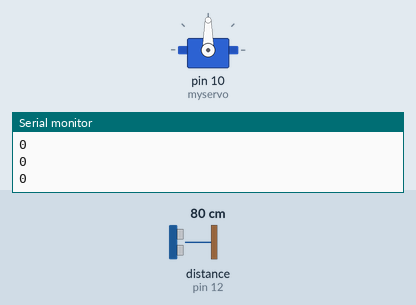
A sketch run on a simulated Arduino Uno, built with avr-gcc and run on an emulated ATmega328P. On the bench: servo, the last lines printed to the serial monitor. Wiring (inferred from the names in the program): ultrasonic range finder: trigger pin 11; echo pin 12. The test bench sets the inputs (shaded band); at power-on: distance to the obstacle (sensor on pin 12) 80 cm. The echo pulse lasts 58.3 µs per cm.

Above: at 1.2 s.
1.3 s: distance to the obstacle (sensor on pin 12) set to 5 cm
4.3 s: distance to the obstacle (sensor on pin 12) set to 2 cm
At 6.76 s:
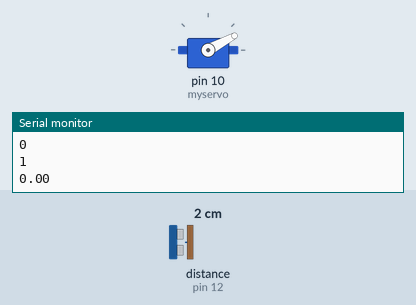
At 9.6 s:
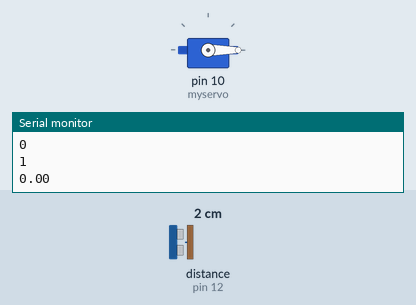
Timing chart, 0 to 11.1 s (numbered marks = the images above; inputs shaded):
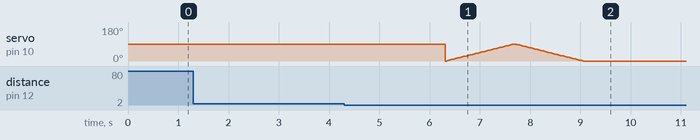

The sketch:

ultrasonic.ino
```cpp
/*
* Ultrasonic Sensor HC-SR04 and Arduino Tutorial
*
* by Dejan Nedelkovski,
* www.HowToMechatronics.com
*
*/

#include <Keypad.h>
#include <Servo.h>

const byte ROWS = 4;
const byte COLS = 4;

char hexaKeys[ROWS][COLS] = {
  {'1', '2', '3', 'A'},
  {'4', '5', '6', 'B'},
  {'7', '8', '9', 'C'},
  {'*', '0', '#', 'D'}
};

byte rowPins[ROWS] = {9, 8, 7, 6};
byte colPins[COLS] = {5, 4, 3, 2};

Keypad customKeypad = Keypad(makeKeymap(hexaKeys), rowPins, colPins, ROWS, COLS);

float seconds = 0;
float proximity = 2;

// defines pins numbers
const int trigPin = 11;
const int echoPin = 12;

// defines variables
long duration;
int distance;

Servo myservo;  // create servo object to control a servo
// twelve servo objects can be created on most boards

int pos = 0;    // variable to store the servo position

int PowerPin = 13;

void setup() {
  myservo.attach(10);  // attaches the servo on pin 9 to the servo object
  Serial.begin(9600); // Starts the serial communication
  pinMode(PowerPin,OUTPUT);
  digitalWrite(PowerPin, HIGH);
  pinMode(trigPin, OUTPUT); // Sets the trigPin as an Output
  pinMode(echoPin, INPUT); // Sets the echoPin as an Input

}

void loop() {

  char customKey = customKeypad.getKey();
  if (customKey){
    Serial.println(customKey);
  }

  if (customKey == 'A') {
    Serial.println("Very small plant");
    seconds = 1;
    Serial.println(seconds);
  }
  else if (customKey == 'B') {
    Serial.println("Small plant");
    seconds = 2;
    Serial.println(seconds);
  }
  else if (customKey == 'C') {
    Serial.println("Big plant");
    seconds = 3;
    Serial.println(seconds);
  }
  else if (customKey == 'D') {
    Serial.println("Very big plant");
    seconds = 4;
    Serial.println(seconds);
  }

  // Clears the trigPin
  digitalWrite(trigPin, LOW);
  delayMicroseconds(2);

  // Sets the trigPin on HIGH state for 10 micro seconds
  digitalWrite(trigPin, HIGH);
  delayMicroseconds(10);
  digitalWrite(trigPin, LOW);

  // Reads the echoPin, returns the sound wave travel time in microseconds
  duration = pulseIn(echoPin, HIGH);

  // Calculating the distance
  distance= duration*0.034/2;

  // Prints the distance on the Serial Monitor
  //Serial.print("Distance: ");
  //Serial.println(distance);

  Serial.println(distance <= proximity && distance > 0);
  if (distance <= proximity) {
    Serial.println(seconds);
    delay(2000);
    for (pos = 0; pos <= 90; pos += 1) { // goes from 0 degrees to 180 degrees
      // in steps of 1 degree
      myservo.write(pos);              // tell servo to go to position in variable 'pos'
      delay(15);                       // waits 15ms for the servo to reach the position
    }
    delay(seconds*1000);
    for (pos = 90; pos >= 0; pos -= 1) { // goes from 180 degrees to 0 degrees
      myservo.write(pos);              // tell servo to go to position in variable 'pos'
      delay(15);                       // waits 15ms for the servo to reach the position
    }
    delay(10000);
  }
}
```

Measured:
- the behaviour switches between 4 and 3 cm on distance to the obstacle (sensor on pin 12) (found by bisection; images 0 and 1)
